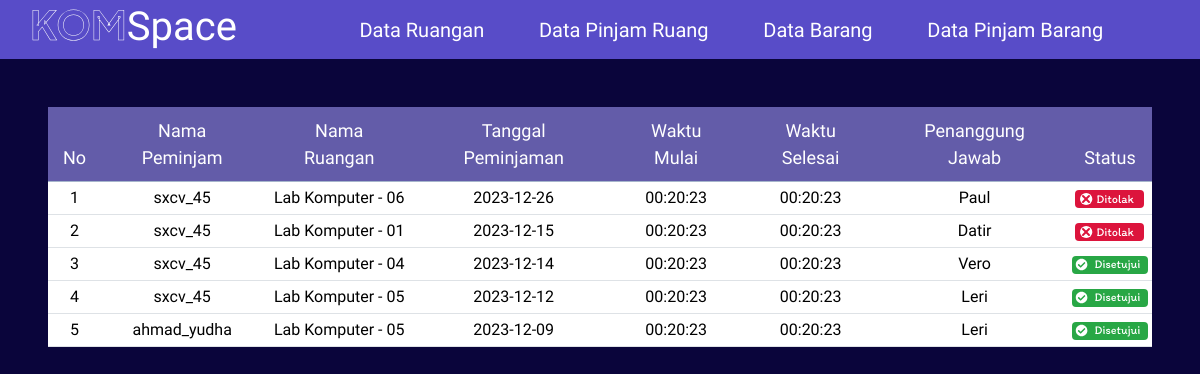
The app's page /admin/data_pinjam_ruang.php with its own data.
### tables this page shows
CREATE TABLE `peminjaman_ruangan` (
  `id_peminjaman` int NOT NULL,
  `id_ruangan` int DEFAULT NULL,
  `id_user` int DEFAULT NULL,
  `tanggal_peminjaman` date DEFAULT NULL,
  `waktu_mulai` time DEFAULT NULL,
  `waktu_selesai` time DEFAULT NULL,
  `status` varchar(20) DEFAULT NULL,
  `nama_ruangan` varchar(50) DEFAULT NULL
);

CREATE TABLE `users` (
  `nama_lengkap` varchar(40) DEFAULT NULL,
  `email` varchar(25) DEFAULT NULL,
  `kelas` varchar(15) DEFAULT NULL,
  `nim` varchar(50) DEFAULT NULL,
  `no_hp` varchar(20) DEFAULT NULL,
  `username` varchar(15) DEFAULT NULL,
  `password` varchar(10) DEFAULT NULL,
  `id_user` int NOT NULL
);

CREATE TABLE `ruangan` (
  `nama_ruangan` varchar(40) DEFAULT NULL,
  `kode_ruangan` varchar(20) DEFAULT NULL,
  `id_ruangan` int NOT NULL,
  `img` longblob,
  `penanggung_jawab` varchar(50) DEFAULT NULL
);

### admin/data_pinjam_ruang.php (the view, shortened to what this page needs)
<?php
include("../database/connect.php");
?>
<!DOCTYPE html>
<html lang="en">
<head>
    <link rel="stylesheet" href="../css/styleadmin.css">
    <link href='https://unpkg.com/boxicons@2.1.1/css/boxicons.min.css' rel='stylesheet'>
    <link rel="stylesheet" href="../css/style.css">
    <link href="https://cdn.jsdelivr.net/npm/bootstrap@5.3.3/dist/css/bootstrap.min.css" rel="stylesheet">
    <link rel="stylesheet" type="text/css" href="https://cdn.jsdelivr.net/npm/daterangepicker/daterangepicker.css" />
    <link href='https://unpkg.com/boxicons@2.1.1/css/boxicons.min.css' rel='stylesheet'>
</head>
<body>
<nav class="navbar">
    <div class="tulisan">
        <h1 class="logo"><a href="admin.php">
          <span style="background: url(https://cdn.textures4photoshop.com/tex/thumbs/seamless-galaxy-with-stars-texture-for-photoshop-thumb48.jpg) no-repeat center center;
            -webkit-background-clip: text; -webkit-text-stroke: 0.5px #fff;
            color: transparent; background-size: cover;">KOM</span>Space</span>
        </a></h1>
        <div class="container d-flex">
            <ul class="ms-auto" style="list-style-type: none;">
                <li>
                    <a href="data_ruangan.php">Data Ruangan</a>
                </li>
                <li>
                    <a href="data_pinjam_ruang.php">Data Pinjam Ruang</a>
                </li>
                <li>
                    <a href="data_barang.php">Data Barang</a>
                </li>
                <li>
                <li>
                    <a href="data_pinjam_barang.php">Data Pinjam Barang</a>
                </li>
                <li>
                    <a href="logout.php" class="d-flex align-items-center"><ion-icon name="log-out-outline" style="font-size: 32px;"></ion-icon></a>
                </li>
            </ul>
        </div>
    </div>
</nav>
            <?php
            $sql = "SELECT
                        pr.id_peminjaman AS id_peminjaman,
                        u.username AS nama_peminjam,
                        r.penanggung_jawab AS nama_penanggung_jawab,
                        pr.nama_ruangan,
                        pr.tanggal_peminjaman,
                        pr.waktu_mulai,
                        pr.waktu_selesai,
                        pr.status
                    FROM
                        peminjaman_ruangan pr
                    JOIN
                        users u ON pr.id_user = u.id_user
                    JOIN
                        ruangan r ON pr.id_ruangan = r.id_ruangan";
            $result = $conn->query($sql);
            if ($result->num_rows > 0) {
            ?>
    <div class="form-inner">
         <section class="ruangan">
                <section class="table">
                    <div class="table-responsive d-flex">
                        <table class="table table-hover m-5 text-center table-sm ps-5">
                            <thead class="table-primary tab-heading" style="--bs-table-bg: #635CA9;">
                            <tr>
                                <th scope="col">No</th>
                                <th scope="col">Nama Peminjam</th>
                                <th scope="col">Nama Ruangan</th>
                                <th scope="col">Tanggal Peminjaman</th>
                                <th scope="col">Waktu Mulai</th>
                                <th scope="col">Waktu Selesai</th>
                                <th scope="col">Penanggung Jawab</th>
                                <th scope="col">Status</th>
                                </tr>
                                </thead>
                <tbody class="align-middle">
                        <?php
                        $nomor = 1;
                        while ($ruang = $result->fetch_assoc()) {
                        ?>
                            <tr>
                                <td><?php echo $nomor++; ?></td>
                                <td><?php echo $ruang["nama_peminjam"]; ?></td>
                                <td><?php echo $ruang["nama_ruangan"]; ?></td>
                                <td><?php echo $ruang["tanggal_peminjaman"]; ?></td>
                                <td><?php echo $ruang["waktu_mulai"]; ?></td>
                                <td><?php echo $ruang["waktu_selesai"]; ?></td>
                                <td><?php echo $ruang["nama_penanggung_jawab"]; ?></td>
                                <td>
                                    <?php
                                    if ($ruang['status'] == "Not yet approved") {
                                    ?>
                                        <div class="opsi">
                                            <a href="opsi.php?id_peminjaman=<?php echo $ruang['id_peminjaman']; ?>&action=approve" class="button approve edit" onclick="showForm()">
                                                <span class="material-symbols-outlined">done</span>
                                                <div class="text-edit" name="approve">Approve</div>
                                            </a>
                                            <a href="opsi.php?id_peminjaman=<?php echo $ruang['id_peminjaman']; ?>&action=reject" class="button delete reject">
                                                <span class="material-symbols-outlined">close</span>
                                                <div class="text-edit" name="approve">Reject</div>
                                            </a>
                                        </div>
                                    <?php
                                    } else if ($ruang['status'] == "Rejected") {
                                        echo '<img src="../img-2/rejected.svg" alt="Rejected">';
                                    } else {
                                        echo '<img src="../img-2/approved.svg" alt="Approved">';
                                    }
                                    ?>
                                </td>
                            </tr>
                        <?php
                        }
                        ?>
                    </tbody>
                </table>
            <?php
            }
            ?>
        </section>
</body>
</html>

### css/styleadmin.css (style rules this page uses)
* { margin: 0; padding: 0; box-sizing: border-box; font-family: "Itim", cursive; }
body { min-height: 100vh; justify-content: center; background: rgb(10, 5, 59) !important; }
.navbar .tulisan { padding-left: 20px; width: 100%; display: flex; flex-direction: row; --bs-bg-opacity: 1; background-color: rgba(88, 76, 200, 1) !important; }
.navbar .tulisan ul { justify-content: space-between; font-size: 20px; align-items: center; display: flex; flex-direction: row; padding: 0 20px 0 0 !important; margin-bottom: 0 !important; }
.navbar { padding: 0% !important; }
.navbar a { color: white; text-decoration: none; padding: 10px 10px; position: relative; }
.navbar ul li a::after { content: ''; position: absolute; left: 0; bottom: -3px; width: 100%; height: 2px; background-color: white; transform: scaleX(0); transition: transform 0.3s ease-in-out; }
h1.logo span { font-family: "Plus Jakarta Sans", sans-serif; font-weight: bold; }
div { display: block; unicode-bidi: isolate; }
.tab-heading th { color: white !important; padding: 10px 15px 10px 15px !important; font-weight: 500; font-size: 18px; }

### css/style.css (style rules this page uses)
* { margin: 0; padding: 0; box-sizing: border-box; font-family: "Itim", cursive; }
body { min-height: 100vh; justify-content: center; background: rgb(10, 5, 59) !important; }
.navbar .tulisan { padding-left: 20px; width: 100%; display: flex; flex-direction: row; --bs-bg-opacity: 1; background-color: rgba(88, 76, 200, 1) !important; }
.navbar .tulisan ul { justify-content: space-between; font-size: 20px; align-items: center; display: flex; flex-direction: row; padding: 0 20px 0 0 !important; margin-bottom: 0 !important; }
.navbar { padding: 0% !important; }
.navbar a { color: white; text-decoration: none; padding: 10px 10px; position: relative; }
.navbar ul li a::after { content: ''; position: absolute; left: 0; bottom: -3px; width: 100%; height: 2px; background-color: white; transform: scaleX(0); transition: transform 0.3s ease-in-out; }
h1.logo span { font-family: "Plus Jakarta Sans", sans-serif; font-weight: bold; }
div { display: block; unicode-bidi: isolate; }
.tab-heading th { color: white !important; padding: 10px 15px 10px 15px !important; font-weight: 500; font-size: 18px; }

### records on screen
peminjaman_ruangan: id_user.username "sxcv_45", nama_ruangan "Lab Komputer - 06", tanggal_peminjaman "2023-12-26", waktu_mulai "00:20:23", waktu_selesai "00:20:23", id_ruangan.penanggung_jawab "Paul"
peminjaman_ruangan: id_user.username "sxcv_45", nama_ruangan "Lab Komputer - 01", tanggal_peminjaman "2023-12-15", waktu_mulai "00:20:23", waktu_selesai "00:20:23", id_ruangan.penanggung_jawab "Datir"
peminjaman_ruangan: id_user.username "sxcv_45", nama_ruangan "Lab Komputer - 04", tanggal_peminjaman "2023-12-14", waktu_mulai "00:20:23", waktu_selesai "00:20:23", id_ruangan.penanggung_jawab "Vero"
peminjaman_ruangan: id_user.username "sxcv_45", nama_ruangan "Lab Komputer - 05", tanggal_peminjaman "2023-12-12", waktu_mulai "00:20:23", waktu_selesai "00:20:23", id_ruangan.penanggung_jawab "Leri"
peminjaman_ruangan: id_user.username "ahmad_yudha", nama_ruangan "Lab Komputer - 05", tanggal_peminjaman "2023-12-09", waktu_mulai "00:20:23", waktu_selesai "00:20:23", id_ruangan.penanggung_jawab "Leri"
